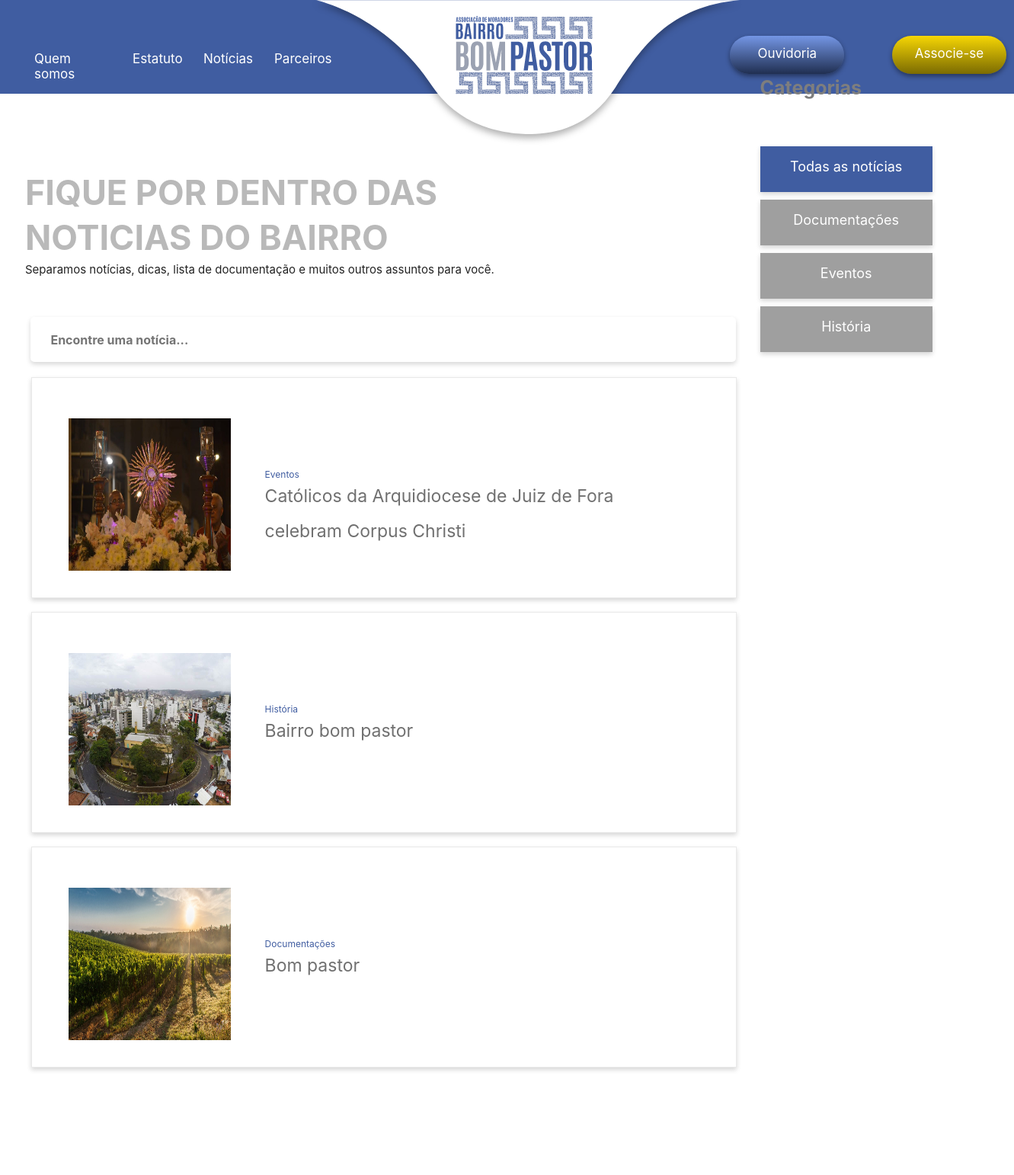
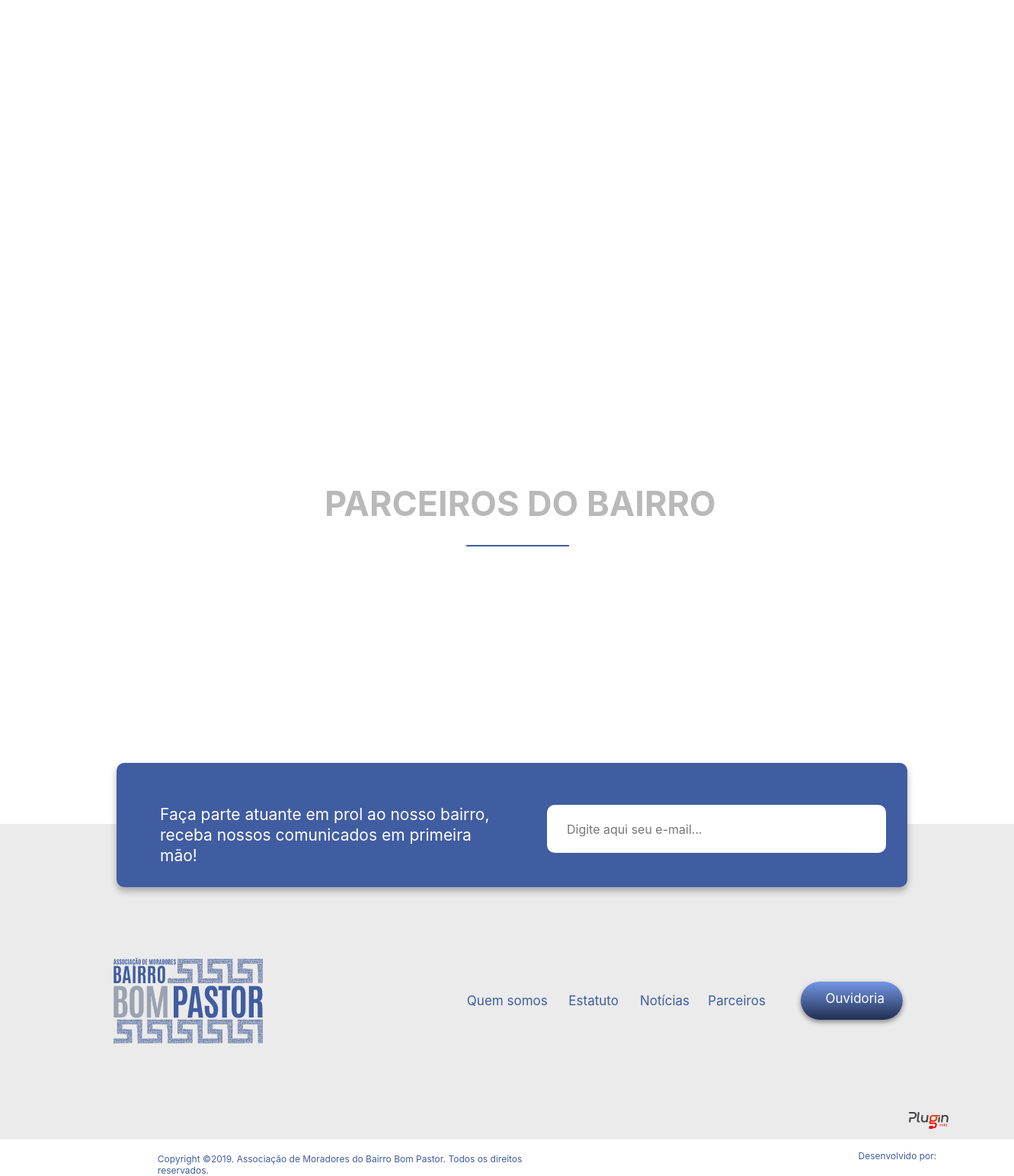
/noticias.php, run on the app's committed database (2 pictures, top to bottom).
### tables this page shows
CREATE TABLE `noticias` (
  `id` int(4) NOT NULL,
  `id_admin` varchar(45) NOT NULL,
  `titulo` varchar(165) NOT NULL,
  `categoria` varchar(45) NOT NULL,
  `data` date NOT NULL,
  `imagem` varchar(122) NOT NULL,
  `noticia` mediumtext NOT NULL
);

### noticias.php (the view, shortened to what this page needs)
<?php include_once("functions/conexao.php"); ?>
<html>
    <head>
    <link rel="stylesheet" type="text/css"  href="Css/style.css" />
    </head>
    <body>
        <div id="menu">
        <ul>
            <li><a href="quem_somos.html" class="quem_somos">Quem somos</a></li>
            <li><a href="estatuto.html" class="estatuto">Estatuto</a></li>
            <li><a href="noticias.html"  class="noticias">Notícias</a></li>
            <li><a href="parceiros.html"  class="parceiros">Parceiros</a></li>
            <li id="logo"><a href="index.html"><img src="img/PNG/logo-cabecalho.png" alt="" ></a></li>
            <li id="button1"><a href="ouvidoria.html" class="but1">Ouvidoria</a></li>
            <li id="button2"><a href="associese.html" class="but2">Associe-se</a></li>
        </ul>
    </div>
    <div id="conteudo03">
            <div id="sec07">
            <p class="title05">fique por dentro das noticias do bairro</p>
            </div>
            <div id="sec08">
            <p class="texto07">Separamos notícias, dicas, lista de documentação e muitos outros assuntos para você.</p>
            </div>
            <div id="sec09">
                <input type="search" placeholder="Encontre uma notícia..." class="search01">
            </div>
            <?php
			$sql = $conn->prepare("SELECT * FROM noticias");
			$sql->execute();
			$get = $sql->get_result();
			$total = $get->num_rows;
			if($total > 0){
				while($dados = $get->fetch_array()){
	?>
            <table class="post-content">
            <tr>
            <td> <?php
                echo "<a href='post.php?id=$dados[id]' style='text-decoration:none;'>";
                ?>
            <div class="title10"><?php echo $dados['titulo'];?></h4>
            </a></td>
            </tr>
            <tr>
            <td>
            <span class="texto04"><?php echo $dados['categoria'];?></span>
            </td>
            </tr><br>
            <tr><td>
            <img src="Sistema/pags/uploads/<?php echo$dados['imagem']?>" class="miniatura">
            </td>
            </tr>
            </div>
                </table><?php }}?>
            <div id="sec10">
                <div class="title06">Categorias</div>
            </div>
            <a href="#" style=" text-decoration:none;"><div id="box05"><div id="textbox01"><p class="texto08">Todas as notícias</p></div></div></a>
            <a href="#" style=" text-decoration:none;"><div id="box06"><div id="textbox01"><p class="texto08">Documentações</p></div></div></a>
            <a href="#" style=" text-decoration:none;"><div id="box07"><div id="textbox01"><p class="texto08">Eventos</p></div></div></a>
            <a href="#" style=" text-decoration:none;"><div id="box08"><div id="textbox01"><p class="texto08">História</p></div></div></a>
<div id="sec24">
    <div id="footer02">
        <div class="title03" style="margin-left: 32%;">PARCEIROS DO BAIRRO</div>
        <div id="line02"></div>
    </div>
        <div id="rodape">
            <div id="box02">
                <p class="texto03">Faça parte atuante em prol ao nosso bairro, receba nossos comunicados em primeira mão!</p>
                <input type="email" name="email" id="email" class="email01" placeholder="Digite aqui seu e-mail...">
            </div>
            <div id="logo_bairro"><img src="img/PNG/logo-rodape.png"></div>
            <ul id="nav">
                <li id="quem_somos_02"><a href="quem_somos.html">Quem somos</a></li>
                <li id="estatuto_02"><a href="estatuto.html">Estatuto</a></li>
                <li id="noticias_02"><a href="noticias.html">Notícias</a></li>
                <li id="parceiros_02"><a href="parceiros.html">Parceiros</a></li>
                <li id="button3"><a href="ouvidoria.html" class="but3">Ouvidoria</a></li>
            </ul>
        <div id="copyright">
            <p class="texto04">Copyright ©2019. Associação de Moradores do Bairro Bom Pastor. Todos os direitos reservados.</p>
        </div>
        <div id="desenvolvedor">
            <p class="texto04">Desenvolvido por:</p>
            <div id="logo_plugin"><img src="img/PNG/logoPluginRodape.png" /></div>
        </div>
    </div>
</div>
    </body>
</html>

### data on the page
noticias: titulo "Católicos da Arquidiocese de Juiz de Fora celebram Corpus Christi", categoria "Eventos", imagem (picture)
noticias: titulo "Bairro bom pastor", categoria "História", imagem (picture)
noticias: titulo "Bom pastor", categoria "Documentações", imagem (picture)
